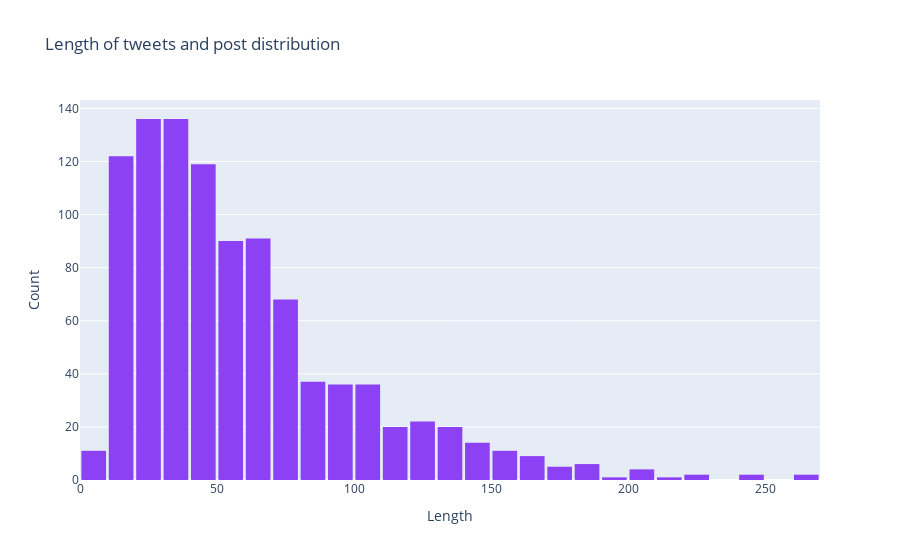

Notebook source saved alongside this figure:
### Markdown cell above
Distribution of tweets and post length:

### Code cell
data = [go.Histogram(x=lens, xbins=dict(start=0, end=8000, size=10), marker=dict(color='#8c42f4'))]
layout = go.Layout(
                  title='Length of tweets and post distribution',                  
                  xaxis=dict(title='Length'),
                  yaxis=dict(title='Count'),
                  bargap=0.1)
fig = go.Figure(data=data, layout=layout)
py.iplot(fig, filename='length histogram')

### Figure 1 — Plotly figure (JSON) as saved in the notebook; plotly's stock layout.template omitted (floating-point values rounded to 4 significant figures; data arrays with more than 128 entries replaced by an {"elided": "..."} marker saying what was removed)
{"data": [{"marker": {"color": "#8c42f4"}, "type": "histogram", "x": {"elided": "1001 int values"}, "xbins": {"end": 8000, "size": 10, "start": 0}}], "layout": {"bargap": 0.1, "title": {"text": "Length of tweets and post distribution"}, "xaxis": {"title": {"text": "Length"}}, "yaxis": {"title": {"text": "Count"}}}}
